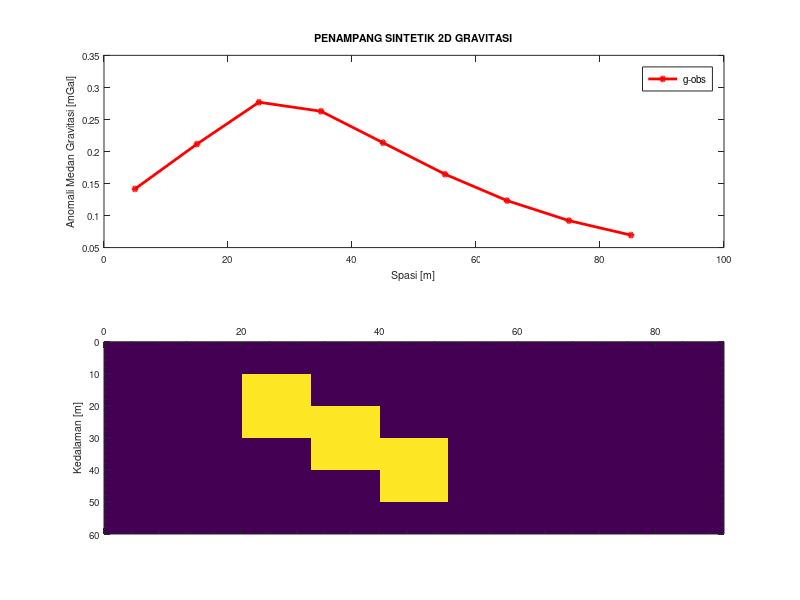

This figure's MATLAB source: (Note: this script raises an error after producing the figure.)
%-----------------------------------------------------------------------
% Program Forward Model Gravitasi 2D
% Refererensi Last Kubik
% Dibuat Oleh Dr. Eng. Jamhir Safani
% Dikembangkan oleh Al Rubaiyn
% Kendari 28 Mei 2015
%-----------------------------------------------------------------------
clc; clear all;

G=6.6732e-11;   % Kontanta Gravirtasi damalm Mks
dx = 10; %(m)
dh =10; %(m)
rho = 1000; %(kg/m^3)
rho2 = 500; %(kg/m^3)
nx = 9; nz =6 ;

% Model Sintetik
V = zeros(nz,nx);
V(2,3)=rho;
V(3,3:4)=rho;
V(4,4:5)=rho;
V(5,5)=rho;

VV = V(:);
d=dx; %station spacing
h=dh; %depth spacing (thickness)
 
x1 = [0:dx:(nx-1)*dx];
x = x1+d/2;
z1 = [0:h:(nz-1)*h]';
z = z1+h/2;
zz = repmat(z,1,nx);
xx = repmat(x,nz,1);
 
nb = nx*nz;
 
for i=1:nx
    for j = 1:nb
        r1 = ((zz(j)-h/2).^2 + (x(i)-xx(j)+d/2).^2).^0.5;
        r2 = ((zz(j)+h/2).^2 + (x(i)-xx(j)+d/2).^2).^0.5;
        r3 = ((zz(j)-h/2).^2 + (x(i)-xx(j)-d/2).^2).^0.5;
        r4 = ((zz(j)+h/2).^2 + (x(i)-xx(j)-d/2).^2).^0.5;
        theta1 = atan((x(i)-xx(j)+d/2)/(zz(j)-h/2));
        theta2 = atan((x(i)-xx(j)+d/2)/(zz(j)+h/2));
        theta3 = atan((x(i)-xx(j)-d/2)/(zz(j)-h/2));
        theta4 = atan((x(i)-xx(j)-d/2)/(zz(j)+h/2));
 
        %theta1 = theta1*180/pi; theta2 = theta2*180/pi; theta3 = theta3*180/pi; theta4 = theta4*180/pi;
        
        AA(i,j) = 2*G*(...
            (x(i)-xx(j)+d/2)*log((r2*r3)/(r1*r4))...
            + d*log(r4/r3)...
            - (zz(j)+h/2)*(theta4-theta2)...
            + (zz(j)-h/2)*(theta3-theta1));
        
    end
     
end

GG = AA*VV;
figure 
subplot(2,1,1); plot(x,GG*1e5,'ro-','LineWidth',2.0,'MarkerSize',3);
title('PENAMPANG SINTETIK 2D GRAVITASI', 'fontweight','bold','fontsize',11)
ylabel('Anomali Medan Gravitasi [mGal]','fontsize',7);
xlabel('Spasi [m]','fontsize',7);
set(gca,'fontsize',7,'XMinorTick','off');
hleg= legend('g-obs','Location','NorthEast');
set(hleg,'FontAngle','italic','FontSize',7);

subplot(2,1,2); imagesc(x,z,V);
% subplot(2,1,2); contourf(x,-z,V);
ylabel('Kedalaman [m]','fontsize',7);
% ax=gca;
set(gca,'XAxisLocation','top','fontsize',7,'XMinorTick','on','YMinorTick','on');

colorbar('horiz');
colormap('default');
% colorbar('vert'); colormap(cool);
% view(0,270)
% grid on
% set(gca,'YLim',[-nz*dh 0])
% set(gca,'YTick',[-nz*dh:dh:0])
set(gca, 'GridLineStyle', '-');
% set(gca,'XGrid','on','YGrid','on','ZGrid','on')
% grid(gca,'minor');


hasil= [x' GG*1e5];%satuan dalam mGal
% hasil= [x' GG*1e8]; %satuan dalam mikroGal
dlmwrite('fault model.dat',hasil,'newline','pc','delimiter','\t','precision','%10.5f');